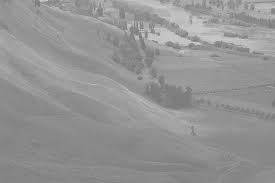
%> input picture hist.jpg, 275 x 183 px
$ octave --eval "hist_eq;"   (GNU Octave 9; MATLAB toolbox functions it lacks are replaced by stand-ins)
%> lines starting %> are read from the running program, lines starting %| are printed output that depends on the picture
function hist_eq()
x = imread('hist.jpg');
%> x is the input picture: size 183x275x3 uint8; min 111, max 215, mean 148
Im = rgb2gray(x);
[height,width] = size(Im);
%> height = 183; width = 275


%calculate the number of pixels with the same grey level
PixelNumSame = zeros(1,256);%there are 256 grey levels 0-255
for j = 1:height
	for k = 1:width
		PixelNumSame(Im(j,k)+1) = PixelNumSame(Im(j,k)+1)+1;
	end
end
%> after the loop, PixelNumSame = 256 values, max 2587 at index 137, min 0 at index 1, mean 196.6

%calculate the probability density
ProDensity = zeros(1,256);
for i = 1:256
	ProDensity(i) = PixelNumSame(i) / (height * width);
end
%> after the loop, ProDensity = 256 values, max 0.0514 at index 137, min 0 at index 1, mean 0.00391

%calculate the probability density after the equalization
ProDenAfter = zeros(1,256);
for i = 1:256
	if i == 1
		ProDenAfter(i) = ProDensity(i);
	else
		ProDenAfter(i) = ProDensity(i)+ProDenAfter(i-1);
	end
end
%> after the loop, ProDenAfter = 256 values from 0 to 1

%calculate the equalized grey level
GreyLevelEq = uint8(ProDenAfter*255);
%> GreyLevelEq = 256 values from 0 to 255

%map the image
for j = 1:height
	for k = 1:width
		Im2(j,k) = GreyLevelEq(Im(j,k)+1);
	end
end
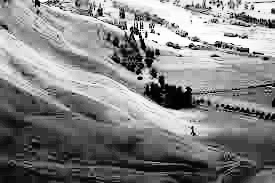
%> Im2: size 183x275 uint8; min 0, max 255, mean 130.7

figure;
subplot(2,2,1)
imshow(Im);
title('Original image');
subplot(2,2,2);
imhist(Im);
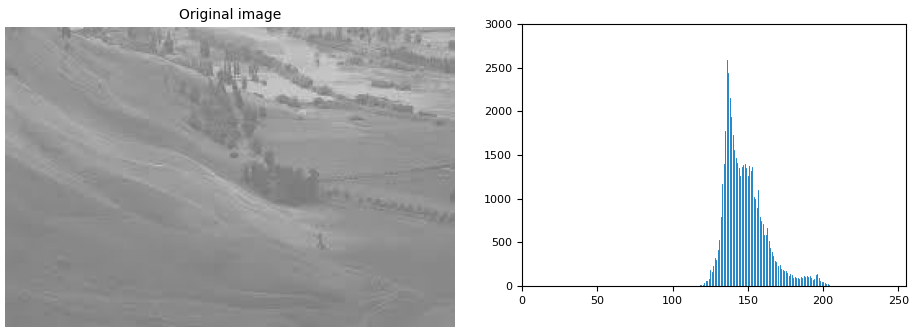
%> figure redrawn from the program's plot data, 2 panels
figure;
%show the new image and histogram
subplot(2,2,1);
imshow(Im2);
title('After histogram equalization');
subplot(2,2,2);
imhist(Im2);
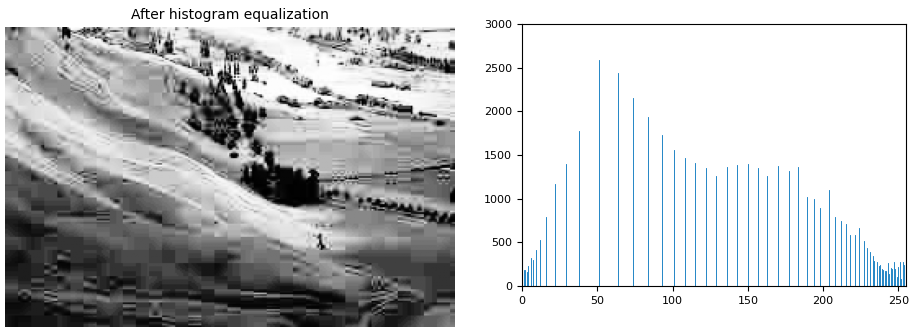
%> figure redrawn from the program's plot data, 2 panels

% histogram equalization with tool
x=histeq(Im);
%> x: size 183x275 uint8
%> `hist_eq;`:
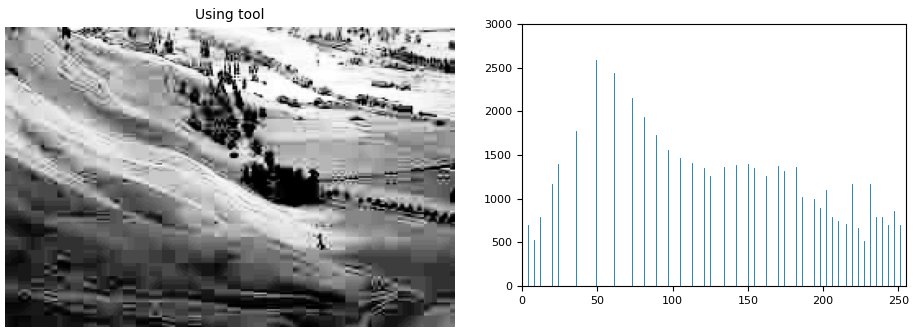
%> figure redrawn from the program's plot data, 2 panels
figure;
subplot(2,2,1);
imshow(x);
title('Using tool');
subplot(2,2,2);
imhist(x);
end
